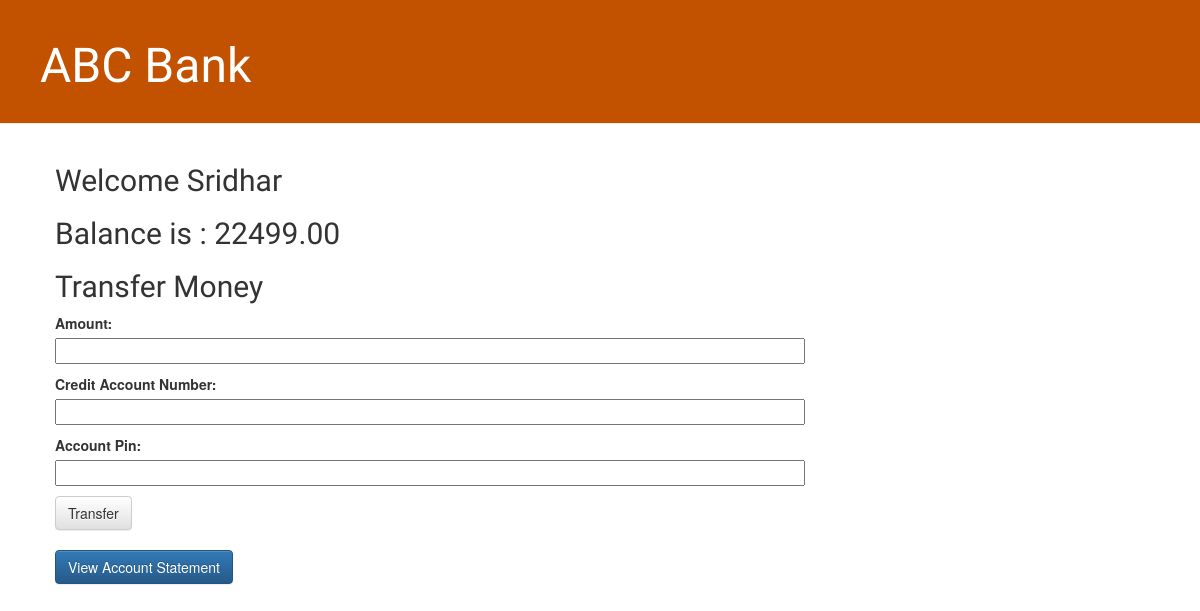
/12345678910/, run on an earlier commit of the app's database.
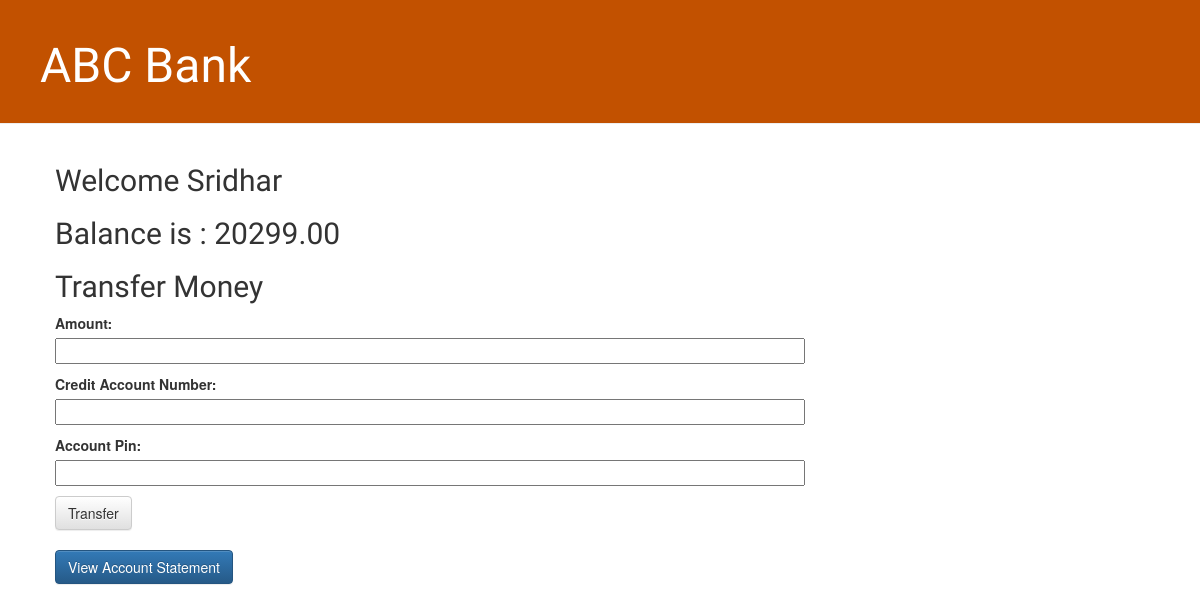
And on a later commit of the database.
### bank/models.py (models this page shows, shortened)
class account(models.Model):
    acct_no = models.CharField(max_length = 13, primary_key = True)
    customer = models.ForeignKey(customer,default = "", on_delete = models.CASCADE)
    pin = models.PositiveIntegerField()
    balance = models.DecimalField(max_digits = 12, decimal_places = 2)

class customer(models.Model):
    pan = models.CharField(max_length = 10,primary_key = True)
    fname = models.CharField(max_length = 15)
    mname = models.CharField(max_length = 15)
    lname = models.CharField(max_length = 15)
    date_birth = models.DateField()
    address1 = models.CharField(max_length = 40)
    address2 = models.CharField(max_length = 40)
    address3 = models.CharField(max_length = 40)
    def __str__(self):
        return self.fname

### bank/views.py (the view, shortened to what this page needs)
# urls.py: path('<int:acct_no>/',views.acct_details, name= "acct_details"),
def acct_details(request, acct_no):
    form = TransactionForm()
    acct = account.objects.get(acct_no=acct_no)
    return render(request, 'bank/acct_details.html', {'acct':acct, 'transForm':form})

### bank/forms.py
class TransactionForm(forms.Form):
    amt = forms.DecimalField(label = 'Amount', max_digits = 12, decimal_places = 2)
    credit_acct_no = forms.CharField(label = 'Credit Account Number', max_length = 13)
    pin = forms.CharField(label = 'Account Pin',max_length = 6, widget = forms.PasswordInput())

### bank/templates/bank/acct_details.html (shortened to what this page needs)
{% extends 'bank/base.html' %}
{% block content %}
    <h2>Welcome {{acct.customer}}</h2>
    <h2>Balance is : {{acct.balance}}</h2>
    <h2>Transfer Money</h2>
    <form method="POST" class="post-form" autocomplete="off">{% csrf_token %}
        {{ transForm.as_p }}
        <button type="submit" class="btn btn-default">Transfer</button>
    </form>
    <br>
   <a href = "statement/" class="btn btn-primary">
        View Account Statement</a>
{% endblock %}

What changed in the data, as far as the page shows it:
changed account "Sridhar": balance "22499.00" → "20299.00"
